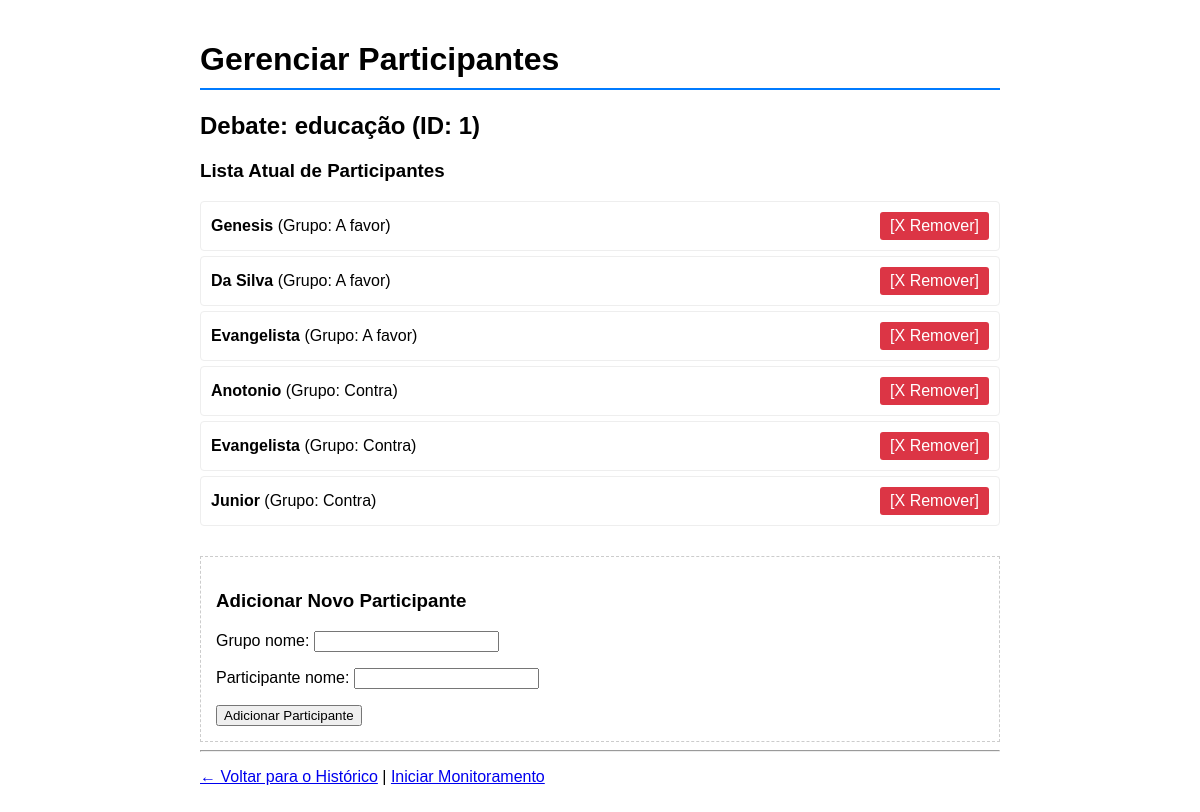
The page /debates/debate/1/ on the database its author committed.
### debates/models.py (models this page shows, shortened)
class Debate(models.Model):
    titulo = models.CharField(max_length=200)
    tempo_total_segundos = models.IntegerField()
    status = models.CharField(
        max_length=20,
        choices=STATUS_CHOICES,
        default='CONFIGURADO'
    )
    participante_ativo = models.ForeignKey(
        'Participante',
        on_delete=models.SET_NULL,
        null = True,
        blank=True,
        related_name='debates_ativos'
    )
    data_criacao = models.DateTimeField(auto_now_add=True)

class Participante(models.Model):
    grupo_nome = models.CharField(max_length=100)
    participante_nome = models.CharField(max_length=100)

### debates/views.py (the view, shortened to what this page needs)
# urls.py: path('debate/<int:debate_id>/', views.editar_debate, name='editar_debate'),
def editar_debate(request, debate_id):
    debate = get_object_or_404(Debate, pk=debate_id)
    participantes = Participante.objects.filter(debate=debate)
    form_adicionar = ParticipanteForm()
    context = {
        'debate': debate,
        'participantes': participantes,
        'form_adicionar': form_adicionar
    }
    return render(request, 'editar_debate.html', context)

### debates/forms.py
class ParticipanteForm(forms.ModelForm):
    class Meta:
        model = Participante
        fields = ['grupo_nome', 'participante_nome']

### debates/templates/editar_debate.html (shortened to what this page needs)
<!DOCTYPE html>
<html lang="pt-br">
<head>
</head>
<body>
    <h1> Gerenciar Participantes</h1>
    <h2>Debate: {{ debate.titulo }} (ID: {{ debate.id }})</h2>
    <h3>Lista Atual de Participantes</h3>
    <ul class="participante-list">
        {% for p in participantes %}
        <li class="participante-item">
            <span>
                <strong>{{ p.participante_nome }}</strong> (Grupo: {{ p.grupo_nome }})
            </span>
            <a href="{% url 'remover_participante' participante_id=p.id %}" class="remover-btn">
                [X Remover]
            </a>
        </li>
        {% empty %}
            <li>Nenhum participante cadastrado.</li>
        {% endfor %}
    </ul>
    <div class="add-form">
        <h3>Adicionar Novo Participante</h3>
        <form method="POST">
            {{ form_adicionar.as_p }}
            <button type="submit">Adicionar Participante</button>
        </form>
    </div>
    <hr>
    <p>
        <a href="{% url 'historico_debates' %}">← Voltar para o Histórico</a>
        |
        <a href="{% url 'monitorar_debate' debate_id=debate.id %}"> Iniciar Monitoramento</a>
    </p>
</body>
</html>

### debates/templates/editar_debate.html (style rules this page uses)
body { font-family: Arial, sans-serif; max-width: 800px; margin: 0 auto; padding: 20px; }
h1 { border-bottom: 2px solid #007bff; padding-bottom: 10px; }
.participante-list { list-style: none; padding: 0; }
.participante-item { display: flex; justify-content: space-between; align-items: center; padding: 10px; margin-bottom: 5px; border: 1px solid #eee; border-radius: 4px; }
.remover-btn { color: white; background-color: #dc3545; border: none; padding: 5px 10px; border-radius: 3px; cursor: pointer; text-decoration: none; }
.add-form { margin-top: 30px; padding: 15px; border: 1px dashed #ccc; }

### rows shown on the page
Debate: titulo "educação", id "1"
Participante: participante_nome "Genesis", grupo_nome "A favor"
Participante: participante_nome "Da Silva", grupo_nome "A favor"
Participante: participante_nome "Evangelista", grupo_nome "A favor"
Participante: participante_nome "Anotonio", grupo_nome "Contra"
Participante: participante_nome "Evangelista", grupo_nome "Contra"
Participante: participante_nome "Junior", grupo_nome "Contra"
